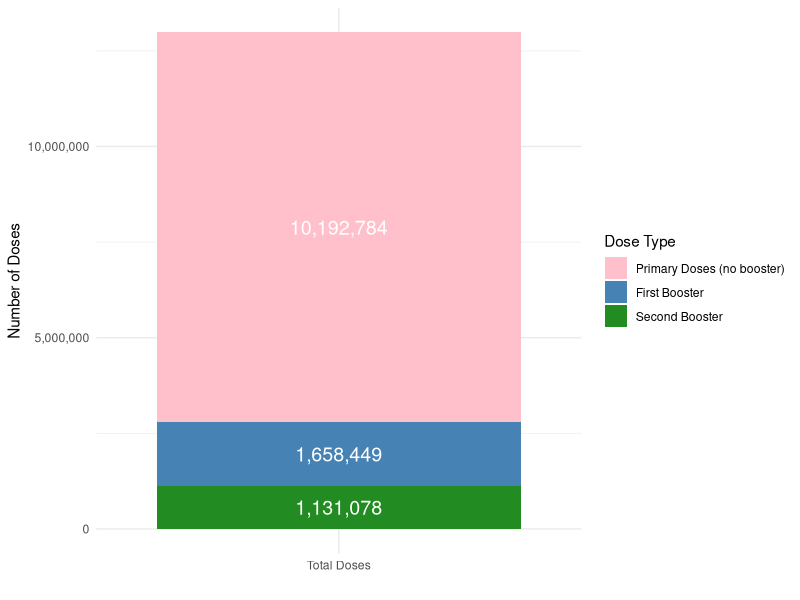

Reproduce this figure in R.
library(ggplot2)
library(reshape2)
library(scales)

# Data: define segments
data <- data.frame(
  Category = c("Total Doses"),
  Remaining_Primary = 14113389 - (2789527 + 1131078),
  First_Booster = 2789527 - 1131078,
  Second_Booster = 1131078
)

# Convert to long format for stacked bar
data_long <- melt(data, id.vars = "Category")

# Plot
covidchart <- ggplot(data_long, aes(x = Category, y = value, fill = variable)) +
  geom_bar(stat = "identity") +
  geom_text(aes(label = scales::comma(value)), 
            position = position_stack(vjust = 0.5), color = "white", size = 5) +
  scale_fill_manual(values = c("Remaining_Primary" = "pink", 
                               "First_Booster" = "steelblue", 
                               "Second_Booster" = "forestgreen"),
                    labels = c("Primary Doses (no booster)", "First Booster", "Second Booster")) +
  scale_y_continuous(labels = scales::comma) +  # <- full numbers on y-axis
  labs(
       y = "Number of Doses", x = "",
       fill = "Dose Type") +
  theme_minimal()

covidchart
